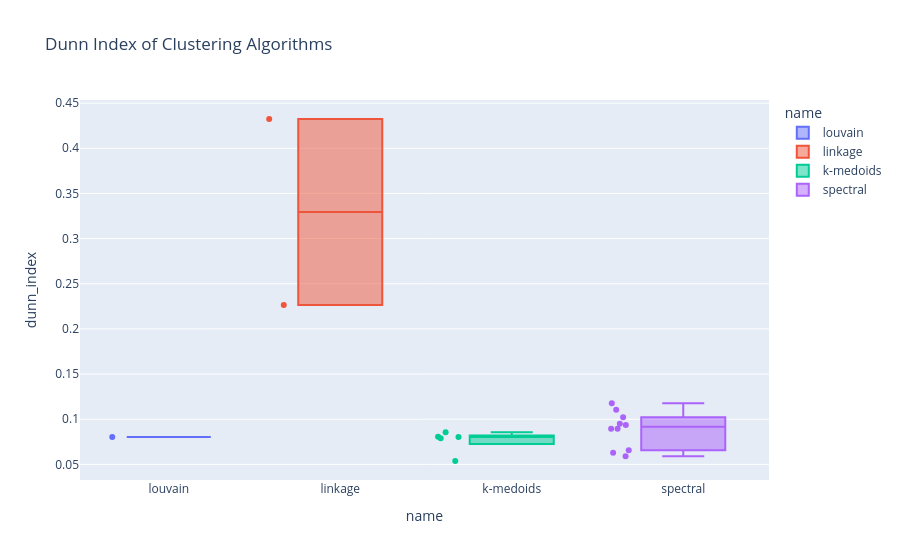

The cell this chart's notebook holds for it:
### Code cell
px.box(
    df_stats,
    x="name",
    y="dunn_index",
    color="name",
    points="all",
    hover_data=["name", "silhouette_score", "dunn_index", "n_clusters", "max_cluster", "min_cluster"],
    title="Dunn Index of Clustering Algorithms",
)

### Figure 1 — Plotly figure (JSON) as saved in the notebook; plotly's stock layout.template omitted (floating-point values rounded to 4 significant figures)
{"data": [{"alignmentgroup": "True", "boxpoints": "all", "customdata": [[0.1368, 4.0, 40.0, 13.0]], "hovertemplate": "name=%{x}<br>dunn_index=%{y}<br>silhouette_score=%{customdata[0]}<br>n_clusters=%{customdata[1]}<br>max_cluster=%{customdata[2]}<br>min_cluster=%{customdata[3]}<extra></extra>", "legendgroup": "louvain", "marker": {"color": "#636efa"}, "name": "louvain", "notched": false, "offsetgroup": "louvain", "orientation": "v", "showlegend": true, "type": "box", "x": ["louvain"], "x0": " ", "xaxis": "x", "y": [0.08037], "y0": " ", "yaxis": "y"}, {"alignmentgroup": "True", "boxpoints": "all", "customdata": [[0.2453, 9.0, 42.0, 2.0], [0.2516, 6.0, 63.0, 2.0]], "hovertemplate": "name=%{x}<br>dunn_index=%{y}<br>silhouette_score=%{customdata[0]}<br>n_clusters=%{customdata[1]}<br>max_cluster=%{customdata[2]}<br>min_cluster=%{customdata[3]}<extra></extra>", "legendgroup": "linkage", "marker": {"color": "#EF553B"}, "name": "linkage", "notched": false, "offsetgroup": "linkage", "orientation": "v", "showlegend": true, "type": "box", "x": ["linkage", "linkage"], "x0": " ", "xaxis": "x", "y": [0.2265, 0.4324], "y0": " ", "yaxis": "y"}, {"alignmentgroup": "True", "boxpoints": "all", "customdata": [[0.2983, 2.0, 72.0, 47.0], [0.2948, 3.0, 54.0, 27.0], [0.2785, 4.0, 43.0, 19.0], [0.2511, 5.0, 30.0, 14.0], [0.2403, 6.0, 28.0, 11.0]], "hovertemplate": "name=%{x}<br>dunn_index=%{y}<br>silhouette_score=%{customdata[0]}<br>n_clusters=%{customdata[1]}<br>max_cluster=%{customdata[2]}<br>min_cluster=%{customdata[3]}<extra></extra>", "legendgroup": "k-medoids", "marker": {"color": "#00cc96"}, "name": "k-medoids", "notched": false, "offsetgroup": "k-medoids", "orientation": "v", "showlegend": true, "type": "box", "x": ["k-medoids", "k-medoids", "k-medoids", "k-medoids", "k-medoids"], "x0": " ", "xaxis": "x", "y": [0.08555, 0.08059, 0.05372, 0.07887, 0.08025], "y0": " ", "yaxis": "y"}, {"alignmentgroup": "True", "boxpoints": "all", "customdata": [[0.3203, 2.0, 64.0, 55.0], [0.3015, 3.0, 51.0, 22.0], [0.2654, 4.0, 64.0, 15.0], [0.2507, 5.0, 50.0, 7.0], [0.2054, 6.0, 65.0, 3.0], [0.3214, 2.0, 63.0, 56.0], [0.2988, 3.0, 47.0, 29.0], [0.2223, 4.0, 43.0, 14.0], [0.1923, 5.0, 41.0, 5.0], [0.1929, 6.0, 41.0, 5.0]], "hovertemplate": "name=%{x}<br>dunn_index=%{y}<br>silhouette_score=%{customdata[0]}<br>n_clusters=%{customdata[1]}<br>max_cluster=%{customdata[2]}<br>min_cluster=%{customdata[3]}<extra></extra>", "legendgroup": "spectral", "marker": {"color": "#ab63fa"}, "name": "spectral", "notched": false, "offsetgroup": "spectral", "orientation": "v", "showlegend": true, "type": "box", "x": ["spectral", "spectral", "spectral", "spectral", "spectral", "spectral", "spectral", "spectral", "spectral", "spectral"], "x0": " ", "xaxis": "x", "y": [0.08951, 0.0949, 0.1105, 0.1176, 0.1021, 0.08951, 0.06564, 0.06291, 0.09367, 0.05887], "y0": " ", "yaxis": "y"}], "layout": {"boxmode": "overlay", "legend": {"title": {"text": "name"}, "tracegroupgap": 0}, "title": {"text": "Dunn Index of Clustering Algorithms"}, "xaxis": {"anchor": "y", "categoryarray": ["louvain", "linkage", "k-medoids", "spectral"], "categoryorder": "array", "domain": [0, 1], "title": {"text": "name"}}, "yaxis": {"anchor": "x", "domain": [0, 1], "title": {"text": "dunn_index"}}}}
